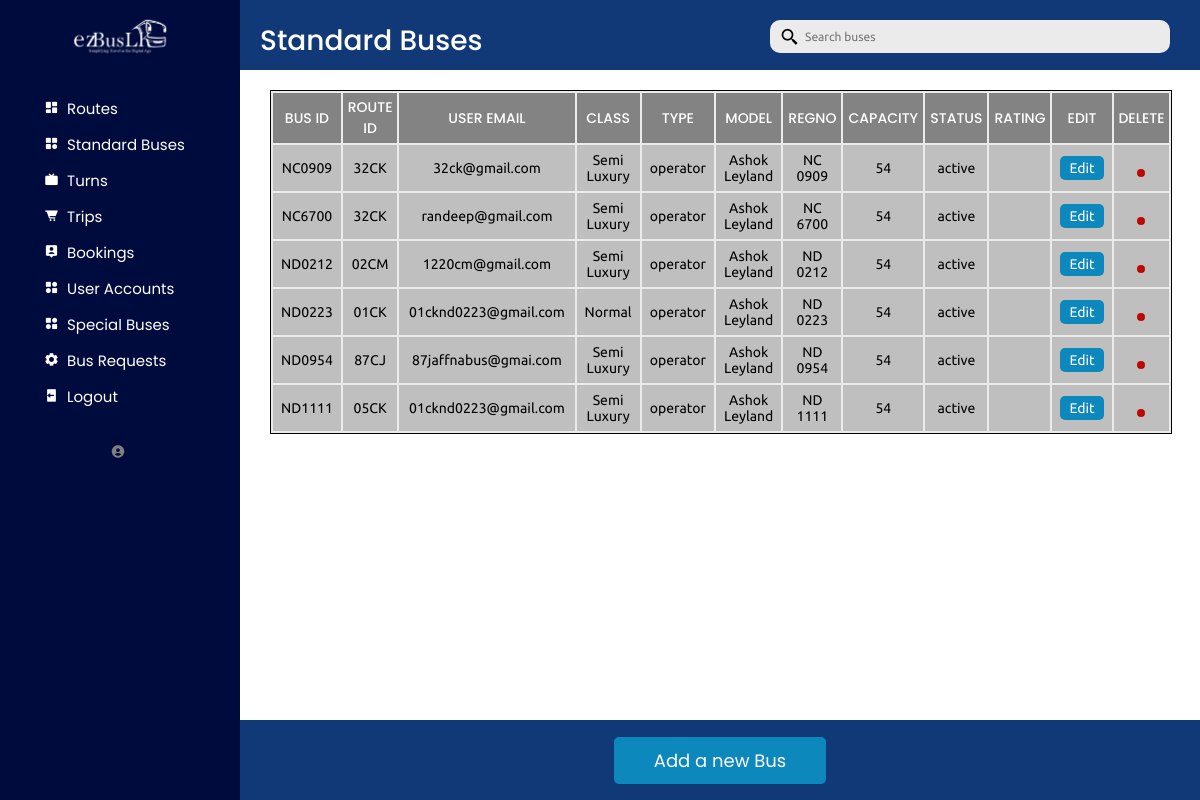
The app's page /admin/standardbuses.php with its own data.
### tables this page shows
CREATE TABLE `standard_bus` (
  `busID` varchar(100) NOT NULL,
  `routeID` varchar(100) NOT NULL,
  `userID` int(11) NOT NULL,
  `class` varchar(20) NOT NULL
);

CREATE TABLE `bus` (
  `busID` varchar(100) NOT NULL,
  `type` varchar(20) NOT NULL,
  `model` varchar(100) NOT NULL,
  `regNo` varchar(20) NOT NULL,
  `capacity` int(11) NOT NULL,
  `status` varchar(20) NOT NULL DEFAULT 'active',
  `image` text DEFAULT NULL,
  `rating` double DEFAULT NULL
);

CREATE TABLE `user` (
  `userID` int(11) NOT NULL,
  `type` varchar(20) NOT NULL DEFAULT 'operator',
  `email` varchar(255) NOT NULL,
  `password` text NOT NULL,
  `name` varchar(255) NOT NULL,
  `status` varchar(20) DEFAULT 'active'
);

### admin/standardbuses.php (the view, shortened to what this page needs)
<?php
require_once("../db_conn.php");
include("sidemenu.php");
?>
<div class="dashboard-content">
    <div class="heading-box">
        <div class="box-1">
            <div class="title">
                <p>Standard Buses</p>
            </div>
        </div>
        <div class="box-1">
            <div class="search-bar">
                <ul>
                    <li class="search">
                        <form action="standardbuses.php" method="post" id="searchForm">
                        <input type="text" <?php echo isset($_POST["search"]) ? "value='$search'" : ""; ?> placeholder="Search buses" name="search" required id="search-input" />
                        <i onclick="submitForm()" class="bx bx-search-alt-2"></i>
                    </form>
                    </li>
                </ul>
            </div>
        </div>
    </div>
    <div class="table-section-item">
        <div class="table-container-item">
            <div class="table-box">
                <table id="rows-def">
                    <tr id="table-head">
                        <th>BUS ID</th>
                        <th>ROUTE ID</th>
                        <th>USER EMAIL</th>
                        <th>CLASS</th>
                        <th>TYPE</th>
                        <th>MODEL</th>
                        <th>REGNO</th>
                        <th>CAPACITY</th>
                        <th>STATUS</th>
                        <th>RATING</th>
                        <th>EDIT</th>
                        <th>DELETE</th>
                    </tr>
                    <?php
                    if (isset($_POST["search"])) {
                        $sql = "SELECT sb.*, b.*, user.*, b.status AS bus_status
                        FROM standard_bus sb
                        INNER JOIN bus b ON sb.busID = b.busID
                        INNER JOIN user ON sb.userID = user.userID
                        WHERE sb.busID LIKE '%$search%' OR  routeID LIKE '%$search%'
                        OR  regNo LIKE '%$search%'
                        OR  email LIKE '%$search%'";
                    }else {
                        $sql = "SELECT sb.*, b.*, user.*, b.status AS bus_status
                        FROM standard_bus sb
                        INNER JOIN bus b ON sb.busID = b.busID
                        INNER JOIN user ON sb.userID = user.userID";
                    }
                    $result = mysqli_query($conn, $sql);
                    $queryResults = mysqli_num_rows($result);
                    if ($queryResults > 0) {
                        while ($row = mysqli_fetch_assoc($result)) {
                            echo "<form action='standardbuses.php' method='post'>
                            <tr>
                      <td id='ID'>" . $row["busID"] . "</td>
                      <td> " . $row["routeID"] . "</td>
                      <td>" . $row["email"] . "</td>
                      <td>" . $row["class"] . "</td>
                      <td>" . $row["type"] . "</td>
                      <td>" . $row["model"] . "</td>
                      <td>" . $row["regNo"] . "</td>
                      <td>" . $row["capacity"] . "</td>
                     <td>" . $row["bus_status"] . "</td>
                      <td>" . $row["rating"] . "</td>
                      <input type='hidden' name='busID' value='". $row["busID"] ."'>
                    <td><button id='update' name='editStandardBus'> Edit</button></td>
                    <td><button id='bin' name='deleteStandardBus'><i class='ri-delete-bin-line'></i></button> </td>
                  </tr></form>";
                        }
                    }
                    ?>
                </table>
            </div>
        </div>
    </div>
    <div class="bottom-box">
        <div class="button"><form action='standardbuses.php' method='post'>
            <button name="addStandardBusButtonBottom" id="popupButtonItem" class="submit">
                Add a new Bus
            </button></form>
        </div>
    </div>
</div>
</body>
</html>

### admin/admin.css (style rules this page uses)
* { margin: 0; padding: 0; box-sizing: border-box; list-style: none; text-decoration: none; font-family: "Ubuntu", sans-serif; font-weight: 400; font-size: 15px; scroll-behavior: smooth; }
:root { --offwhite: #edebe6; --black: #000000; --white: #ffffff; --blue: #000b3d; --gray: rgb(115, 114, 114); --skyblue: #113978; --skyblue2: rgb(13, 136, 188); }
body { color: var(--white); height: 100vh; overflow: hidden; }
.dashboard-content { background-color: var(--white); width: 80%; height: auto; color: #000000; display: flex; justify-content: center; flex-direction: column; flex-wrap: wrap; }
.heading-box { display: flex; justify-content: space-between; align-content: center; width: 100%; height: 70px; padding: 10px; background-color: var(--skyblue); color: var(--white); }
.box-1 { margin: 10px; }
i.bx-search-alt-2 { font-size: 20px; padding-right: 15px; }
.search { position: relative; }
.search input { font-size: 0.8rem; border: none; border-radius: 10px; padding: 10px 10px 10px 35px; width: 400px; margin-right: 10px; outline: none; background-color: #ebebeb; }
.search i { position: absolute; top: 50%; left: 10px; transform: translateY(-50%); color: #000000; }
.title { text-align: center; }
.title p { font-family: "Poppins", sans-serif; font-weight: 500; font-style: normal; font-size: 28px; }
.table-section-item { margin-top: 10px; width: 100%; height: auto; display: flex; justify-content: center; align-content: center; flex-direction: column; margin-left: 30px; }
.table-container-item { width: 94%; background-color: #ebebeb; margin-top: 10px; margin-bottom: 15px; overflow: auto; max-height: 370px; border: 1px solid var(--black); }
.table-box { position: relative; width: 100%; display: flex; justify-content: center; overflow: auto; }
.table-box table { width: 100%; overflow: auto; height: auto; }
.table-box tr { text-align: center; }
.table-box th { padding: 4px; width: 30px; color: var(--white); background-color: rgba(128, 128, 128, 0.954); font-style: normal; font-size: 14px; font-family: "Poppins", sans-serif; font-weight: 500; font-style: normal; }
.table-box td { padding: 7px; background-color: rgba(166, 166, 166, 0.632); color: #000000; font-size: 14px; }
.bottom-box { position: absolute; width: 80%; bottom: 0%; display: flex; justify-content: center; align-items: center; gap: 2rem; height: 80px; background-color: var(--skyblue); }
.submit { font-size: 18px; font-family: "Poppins", sans-serif; font-weight: 400; font-style: normal; background-color: var(--skyblue2); color: var(--white); border: none; border-radius: 5px; padding: 10px 40px; cursor: pointer; width: auto; }
#update { font-size: 16px; background-color: var(--skyblue2); color: var(--white); border: none; border-radius: 5px; font-size: 14px; padding: 4px 9px; cursor: pointer; }
#bin { font-size: 16px; background-color: rgb(190, 5, 5); color: var(--white); border: none; border-radius: 5px; font-family: 'Tw Cen MT Std', sans-serif; padding: 4px 4px; cursor: pointer; }
#table-head { position: sticky; top: 0; z-index: 1001; background-color: rgb(196, 196, 196); }

### records on screen
standard_bus: busID.busID "NC0909", routeID "32CK", userID.email "32ck@gmail.com", class "Semi Luxury", userID.type "operator", busID.model "Ashok Leyland", busID.regNo "NC 0909", busID.capacity "54", busID.status "active"
standard_bus: busID.busID "NC6700", routeID "32CK", userID.email "randeep@gmail.com", class "Semi Luxury", userID.type "operator", busID.model "Ashok Leyland", busID.regNo "NC 6700", busID.capacity "54", busID.status "active"
standard_bus: busID.busID "ND0212", routeID "02CM", userID.email "1220cm@gmail.com", class "Semi Luxury", userID.type "operator", busID.model "Ashok Leyland", busID.regNo "ND 0212", busID.capacity "54", busID.status "active"
standard_bus: busID.busID "ND0223", routeID "01CK", userID.email "01cknd0223@gmail.com", class "Normal", userID.type "operator", busID.model "Ashok Leyland", busID.regNo "ND 0223", busID.capacity "54", busID.status "active"
standard_bus: busID.busID "ND0954", routeID "87CJ", userID.email "87jaffnabus@gmai.com", class "Semi Luxury", userID.type "operator", busID.model "Ashok Leyland", busID.regNo "ND 0954", busID.capacity "54", busID.status "active"
standard_bus: busID.busID "ND1111", routeID "05CK", userID.email "01cknd0223@gmail.com", class "Semi Luxury", userID.type "operator", busID.model "Ashok Leyland", busID.regNo "ND 1111", busID.capacity "54", busID.status "active"
